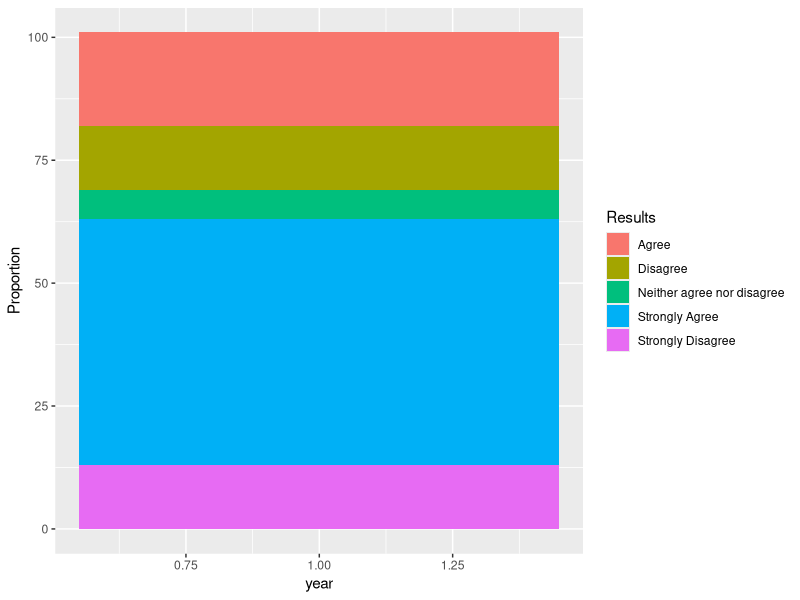
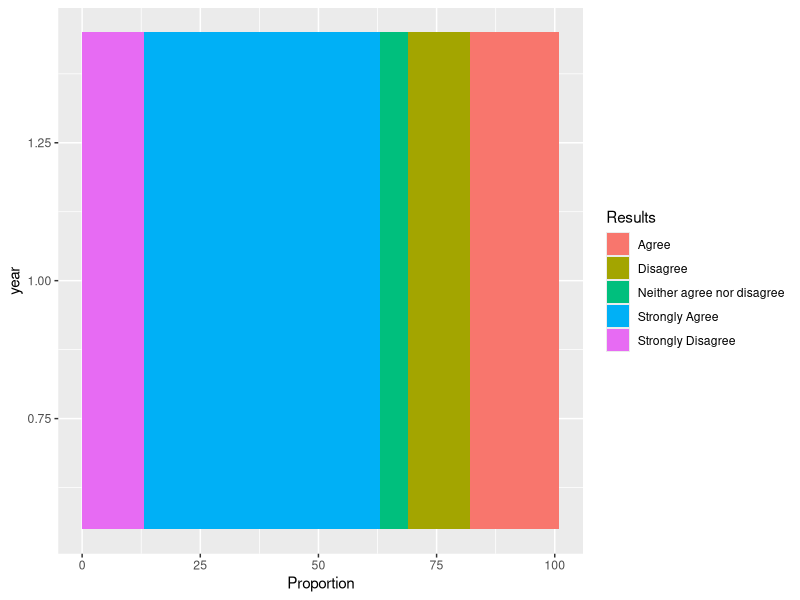
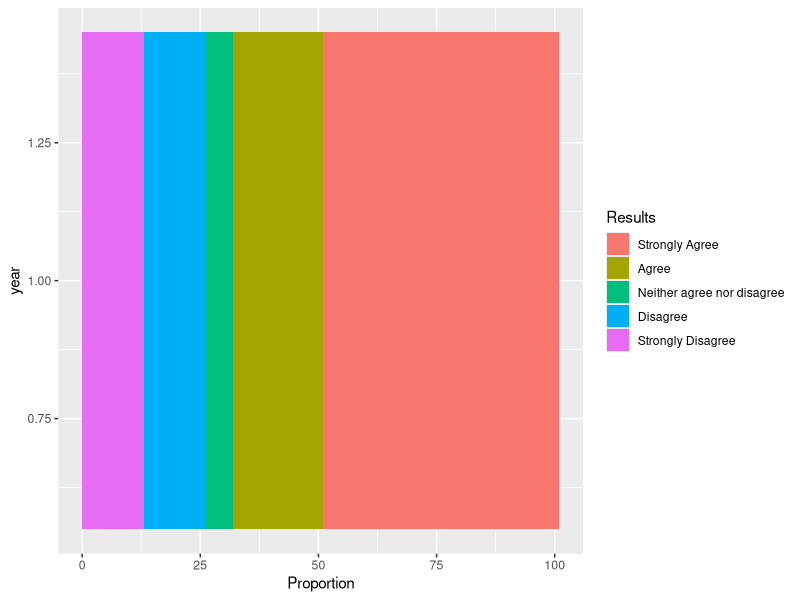
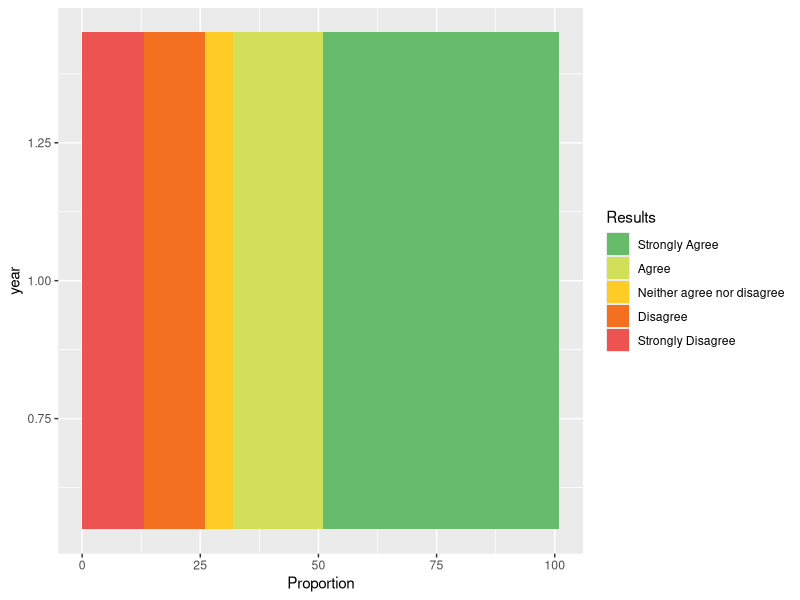
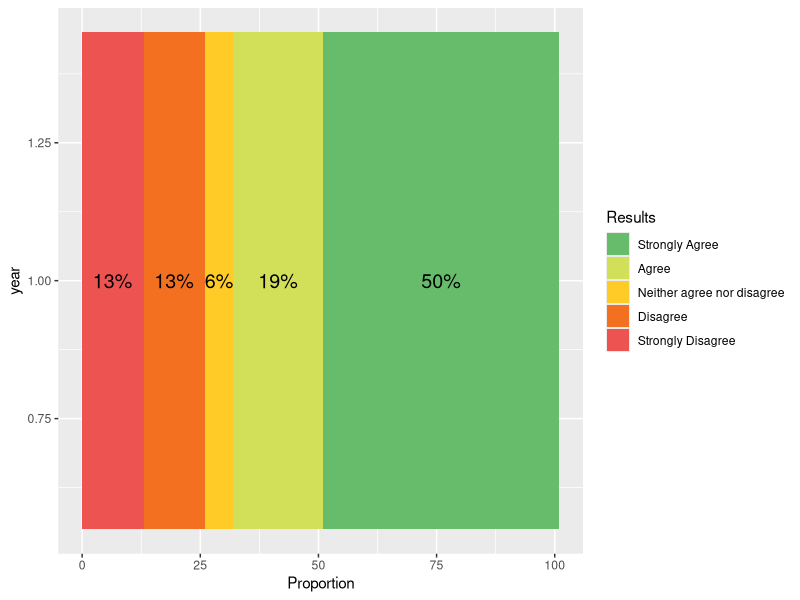
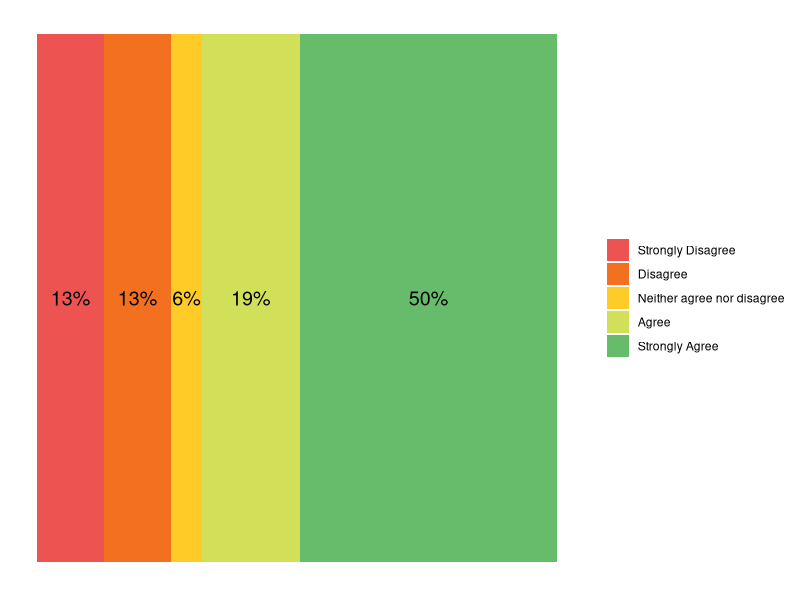
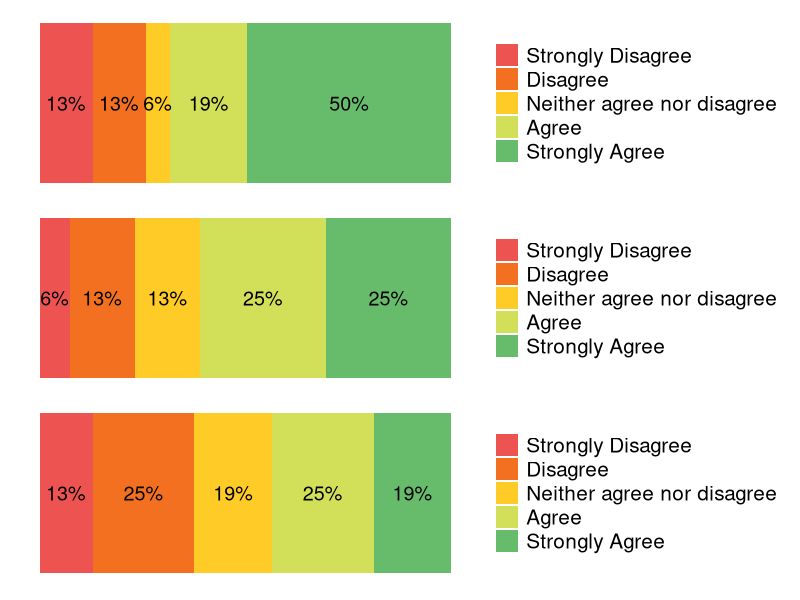
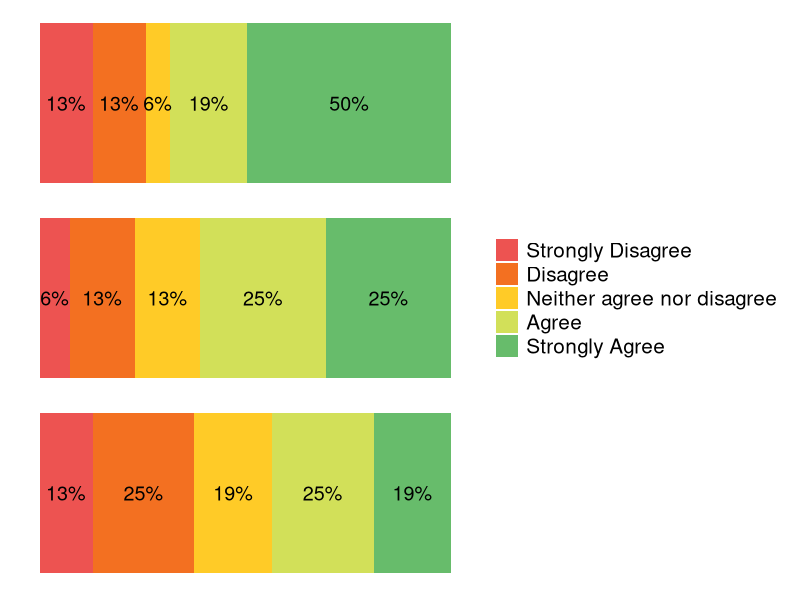

Generate these figures, in order, with R:
## ---- chunk 1
knitr::opts_chunk$set(echo = TRUE)
## ---- chunk 2
library(ggplot2)
library(patchwork)
library(dplyr) # To use a little trick
## ---- chunk 3
 df <- data.frame(Results = c("Strongly Agree","Agree", "Neither agree nor disagree", "Disagree","Strongly Disagree"),
                       Proportion = c(50,19,6,13,13))

df <- df %>%  mutate(year=1) # This is little trick as I mentioned before. We add dummy variable like "year" as i used.
## ---- chunk 4
ggplot(df, aes(x = year , y = Proportion, fill = Results)) + geom_col()
## ---- chunk 5
ggplot(df, aes(x = year , y = Proportion, fill = Results)) + 
        geom_col()+
        coord_flip()
## ---- chunk 6
df$Results <- factor(df$Results, levels = c("Strongly Agree","Agree", "Neither agree nor disagree",
                                            "Disagree","Strongly Disagree"))

ggplot(df, aes(x = year , y = Proportion, fill = Results)) + 
        geom_col()+
        coord_flip()
## ---- chunk 7

ggplot(df, aes(x = year , y = Proportion, fill = Results)) + 
        geom_col()+
        scale_fill_manual(values = c("#67bc6b","#d2e059","#ffcb27","#f37021","#ed5351"))+
       coord_flip()  


## ---- chunk 8

ggplot(df, aes(x = year , y = Proportion, fill = Results)) + 
        geom_col()+
        geom_text(aes(label = paste0(Proportion, "%")), # Add labels "%" 
                      position = position_stack(vjust = 0.5), # Position each label center of each part.
                      size = 5)+ # Size of labels
        scale_fill_manual(values = c("#67bc6b","#d2e059","#ffcb27","#f37021","#ed5351"))+
        coord_flip() 

## ---- chunk 9
ggplot(df, aes(x = year , y = Proportion, fill = Results)) + 
        geom_col()+
        geom_text(aes(label = paste0(Proportion, "%")),
                      position = position_stack(vjust = 0.5), 
                      size = 5)+ 
        scale_fill_manual(values = c("#67bc6b","#d2e059","#ffcb27","#f37021","#ed5351"))+
        coord_flip()+ 
        theme(legend.position = "right",
              panel.grid.major = element_blank(), #Remove graphs grids, borders and background 
              panel.grid.minor = element_blank(),
              panel.border = element_blank(),
              panel.background = element_blank(), 
              axis.title = element_blank(), #Remove title, ticks and text parts
              axis.ticks = element_blank(),
              axis.text = element_blank(),
              legend.title = element_blank())+ #Remove title of legend
              guides(fill = guide_legend(reverse=TRUE)) # Reverse legend order as it shows in report.

## ---- chunk 10


df <- data.frame(Results = c("Strongly Agree","Agree", "Neither agree nor disagree", "Disagree","Strongly Disagree"),
                       Proportion = c(50,19,6,13,13))

df <- df %>%  mutate(year=1) 

df$Results <- factor(df$Results, levels = c("Strongly Agree","Agree",
                                            "Neither agree nor disagree","Disagree","Strongly Disagree"))

p1 <-ggplot(df, aes(x = year , y = Proportion, fill = Results)) + 
        geom_col()+
        geom_text(aes(label = paste0(Proportion, "%")),
                      position = position_stack(vjust = 0.5), 
                      size = 5)+ 
        scale_fill_manual(values = c("#67bc6b","#d2e059","#ffcb27","#f37021","#ed5351"))+
        coord_flip()+ 
        theme(legend.position = "right",
              panel.grid.major = element_blank(), 
              panel.grid.minor = element_blank(),
              panel.border = element_blank(),
              panel.background = element_blank(), 
              axis.title = element_blank(),
              axis.ticks = element_blank(),
              axis.text = element_blank(),
              legend.title = element_blank())+
              guides(fill = guide_legend(reverse=TRUE))

df2 <- df %>% mutate(Proportion2=c(25,25,13,13,6))

df3 <- df %>% mutate(Proportion3=c(19,25,19,25,13)) 


p2 <-ggplot(df2, aes(x = year , y = Proportion2, fill = Results)) + 
        geom_col()+
        geom_text(aes(label = paste0(Proportion2, "%")),
                      position = position_stack(vjust = 0.5), 
                      size = 5)+ 
        scale_fill_manual(values = c("#67bc6b","#d2e059","#ffcb27","#f37021","#ed5351"))+
        coord_flip()+ 
        theme(legend.position = "right",
              panel.grid.major = element_blank(), 
              panel.grid.minor = element_blank(),
              panel.border = element_blank(),
              panel.background = element_blank(), 
              axis.title = element_blank(),
              axis.ticks = element_blank(),
              axis.text = element_blank(),
              legend.title = element_blank())+
              guides(fill = guide_legend(reverse=TRUE))

p3 <-ggplot(df3, aes(x = year , y = Proportion3, fill = Results)) + 
        geom_col()+
        geom_text(aes(label = paste0(Proportion3, "%")),
                      position = position_stack(vjust = 0.5), 
                      size = 5)+ 
        scale_fill_manual(values = c("#67bc6b","#d2e059","#ffcb27","#f37021","#ed5351"))+
        coord_flip()+ 
        theme(legend.position = "right",
              panel.grid.major = element_blank(), 
              panel.grid.minor = element_blank(),
              panel.border = element_blank(),
              panel.background = element_blank(), 
              axis.title = element_blank(),
              axis.ticks = element_blank(),
              axis.text = element_blank(),
              legend.title = element_blank())+
              guides(fill = guide_legend(reverse=TRUE))

## ---- chunk 11
p1 / p2 / p3 & theme(legend.position = "right",
                     legend.text = element_text(size=15))
## ---- chunk 12
p <- p1 / p2 / p3 & theme(legend.position = "right",
                          legend.text = element_text(size=15))
                    
p + plot_layout(guides = "collect")
                    
